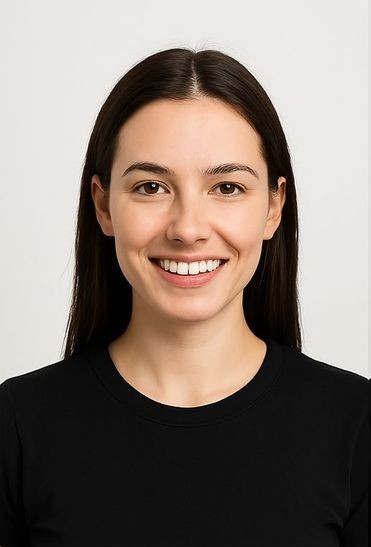
#> input picture data/sample.jpg, 371 x 547 px, found by its file name
$ python cv_utils.py
#> lines starting #> are read from the running program, lines starting #| are printed output that depends on the picture; after the words box and inside, x2 and y2 are one past the last pixel; in counts of white or black regions, pixels touching at a corner belong together
import cv2

face_cascade = cv2.CascadeClassifier("app/models/haarcascade_frontalface_default.xml")

def to_gray(img):
    return cv2.cvtColor(img, cv2.COLOR_BGR2GRAY)

def resize(img, w=224, h=224):
    return cv2.resize(img, (w, h))

def blur(img, k=5):
    return cv2.GaussianBlur(img, (k, k), 0)

def edges(img):
    return cv2.Canny(to_gray(img), 100, 200)

def detect_faces(img):
    gray = to_gray(img)
    boxes = face_cascade.detectMultiScale(gray, 1.1, 5)
    return boxes  # list of (x, y, w, h)

def draw_boxes(img, boxes):
    out = img.copy()
    for (x, y, w, h) in boxes:
        cv2.rectangle(out, (x, y), (x + w, y + h), (0, 255, 0), 2)
    return out

if __name__ == "__main__":
    img = cv2.imread("data/sample.jpg")
#> img is the input picture: shape (547, 371, 3); mean B, G, R 114.2, 122.7, 134.9
    boxes = detect_faces(img)
#> in to_gray, `return cv2.cvtColor(img, cv2.COLOR_BGR2GRAY)`:
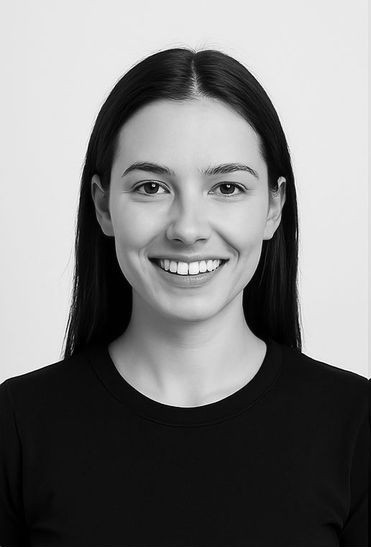
#> returned value: shape (547, 371); min 0, max 255, mean 125.4
#> in detect_faces, `boxes = face_cascade.detectMultiScale(gray, 1.1, 5)`: boxes = [[89, 108, 200, 200]]
#> boxes = [[89, 108, 200, 200]]
    cv2.imwrite("data/sample_faces.jpg", draw_boxes(img, boxes))
#> the loop in draw_boxes, `for (x, y, w, h) in boxes:` made 1 pass
#> after the loop in draw_boxes, `for (x, y, w, h) in boxes:`:
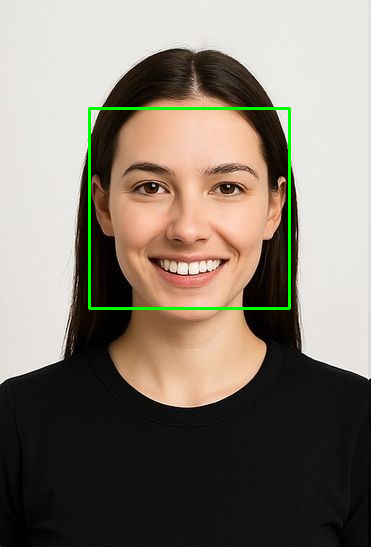
#> out: shape (547, 371, 3); 1.18% of pixels changed, all inside (x1, y1, x2, y2) = (88, 107, 291, 310)
    print(f"Found {len(boxes)} face(s)")
#| Found 1 face(s)
